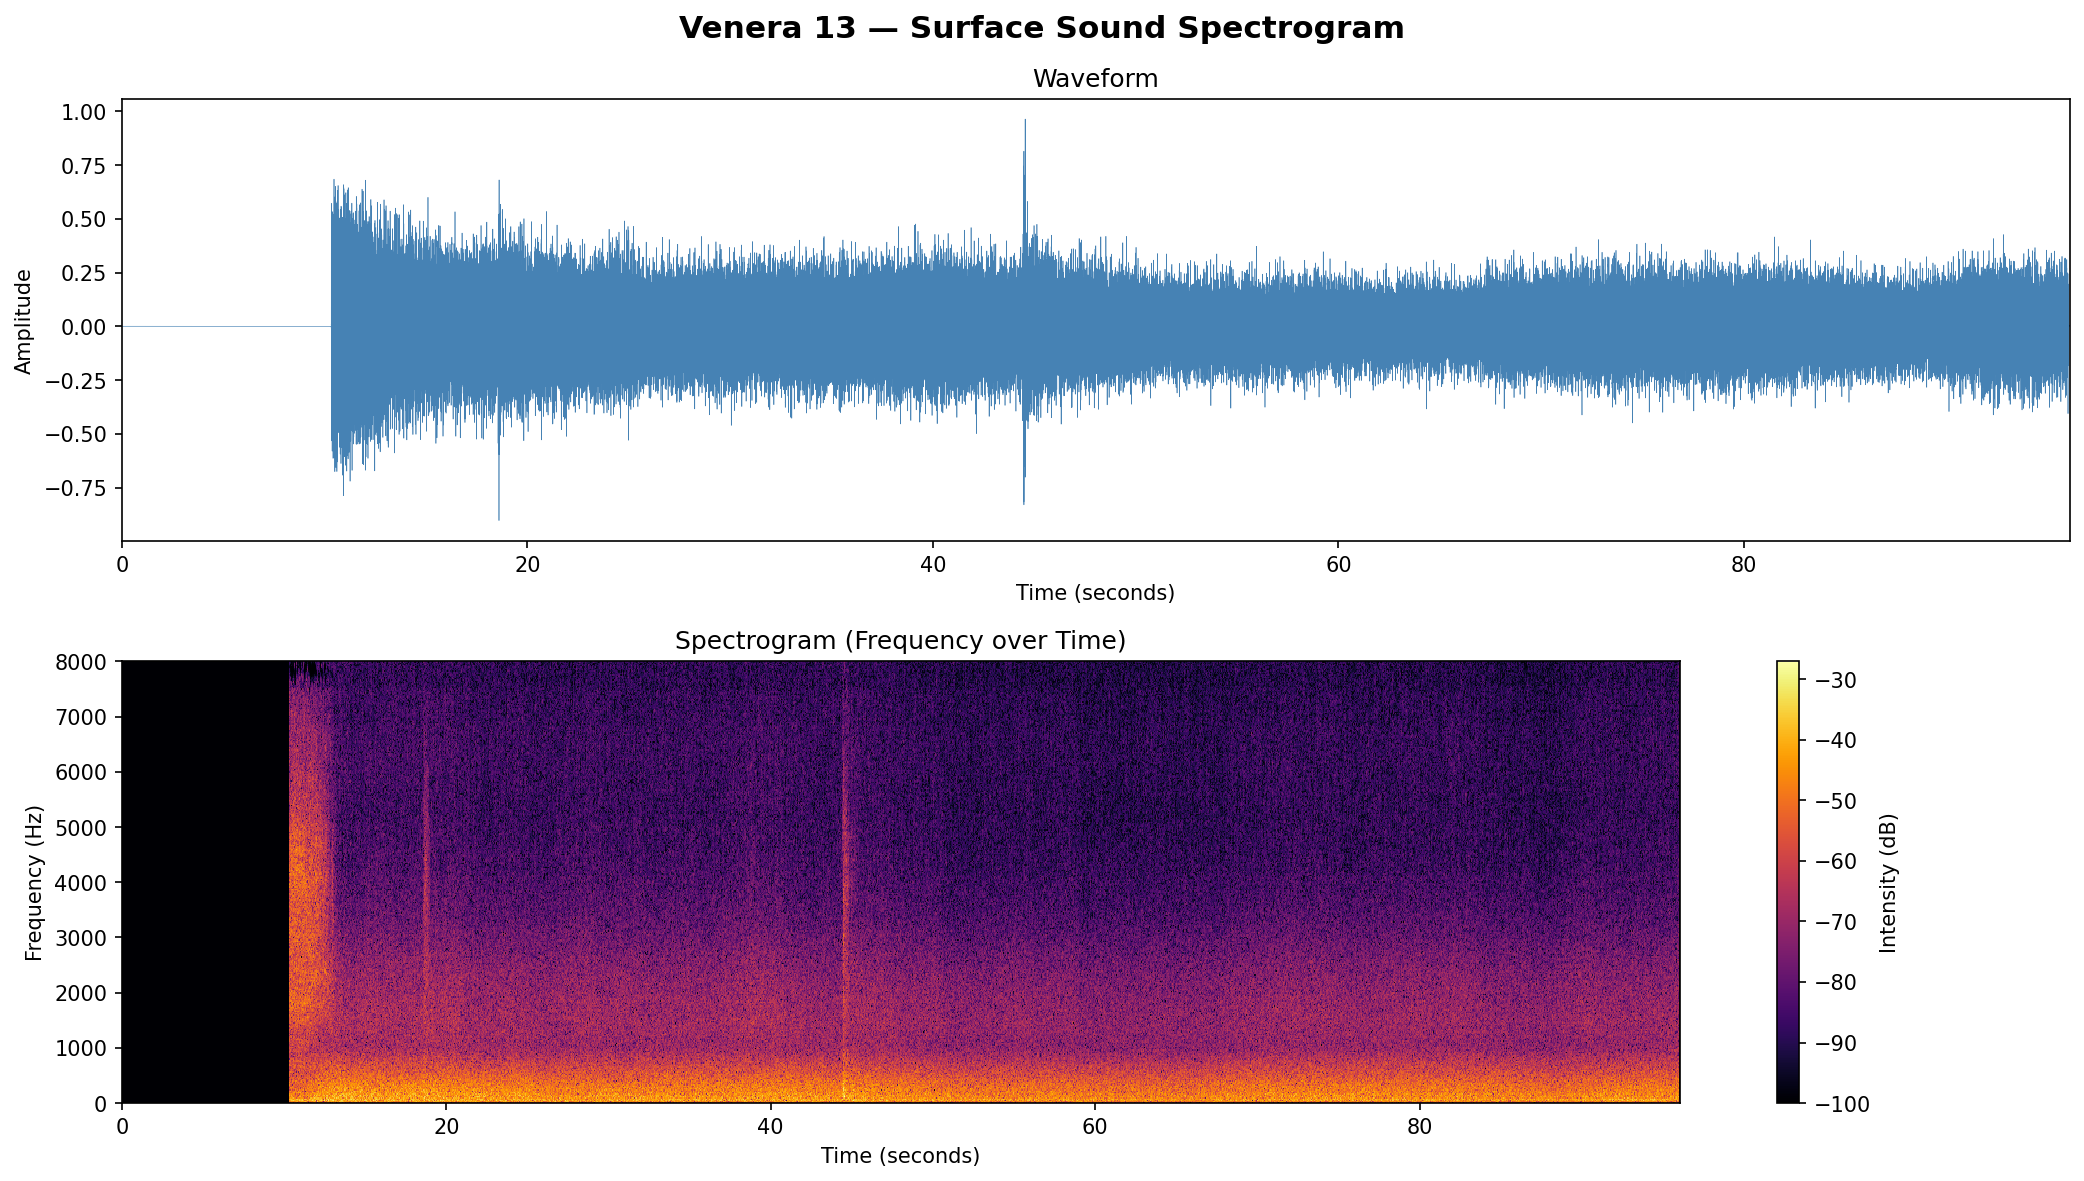

Python code for this plot:
"""
Venera 13 Sound - Spectrogram Analyzer (FIXED)
===============================================
Fixes applied:
  1. Raw string r"..." on Windows path to avoid escape sequence warning
  2. Replaced shading="gouraud" with shading="auto" to prevent memory error
  3. Downsampled spectrogram for large/long audio files
  4. AUTO-DETECT int16 vs int32 dtype — captured BEFORE stereo mean conversion
     (audio.mean() on stereo changes dtype to float64, losing original info)
"""

import numpy as np
import matplotlib.pyplot as plt
from scipy import signal
from scipy.io import wavfile

# ── 1. LOAD the .wav file ──────────────────────────────────────────────────────
wav_path = r"C:\python3_13\Venera13 Sound.wav"

sample_rate, audio = wavfile.read(wav_path)
print(f"Sample rate : {sample_rate} Hz")
print(f"Duration    : {len(audio) / sample_rate:.2f} seconds")
print(f"Channels    : {'Stereo' if audio.ndim == 2 else 'Mono'}")
print(f"Data type   : {audio.dtype}")

# ── 2. CAPTURE dtype BEFORE any conversion ────────────────────────────────────
# IMPORTANT: must be here — audio.mean() on stereo changes dtype to float64
orig_dtype = audio.dtype
print(f"Divisor used    : {np.iinfo(orig_dtype).max}")

# ── 3. CONVERT to mono if stereo ──────────────────────────────────────────────
if audio.ndim == 2:
    audio = audio.mean(axis=1)
    print("Converted stereo to mono.")

# ── 4. NORMALIZE using saved orig_dtype ───────────────────────────────────────
# int16 max = 32,767  |  int32 max = 2,147,483,647
audio = audio.astype(np.float32) / np.iinfo(orig_dtype).max
print(f"Max amplitude   : {np.abs(audio).max():.4f}")

# ── 5. COMPUTE spectrogram ────────────────────────────────────────────────────
frequencies, times, spec = signal.spectrogram(
    audio,
    fs=sample_rate,
    nperseg=2048,
    noverlap=1024
)

# Downsample time axis to max 2000 columns to avoid memory error
MAX_TIME_COLS = 2000
if spec.shape[1] > MAX_TIME_COLS:
    step = spec.shape[1] // MAX_TIME_COLS
    spec  = spec[:, ::step]
    times = times[::step]
    print(f"Downsampled spectrogram to {spec.shape[1]} time columns.")

# Convert to dB scale
spec_db = 10 * np.log10(spec + 1e-10)

# ── 6. PLOT ───────────────────────────────────────────────────────────────────
duration = len(audio) / sample_rate
t = np.linspace(0, duration, len(audio))

fig, axes = plt.subplots(2, 1, figsize=(14, 8))
fig.suptitle("Venera 13 — Surface Sound Spectrogram", fontsize=15, fontweight="bold")

# Top: Waveform
axes[0].plot(t, audio, color="steelblue", linewidth=0.3)
axes[0].set_title("Waveform")
axes[0].set_xlabel("Time (seconds)")
axes[0].set_ylabel("Amplitude")
axes[0].set_xlim(0, duration)

# Bottom: Spectrogram
img = axes[1].pcolormesh(
    times, frequencies, spec_db,
    shading="auto",
    cmap="inferno"
)
axes[1].set_title("Spectrogram (Frequency over Time)")
axes[1].set_xlabel("Time (seconds)")
axes[1].set_ylabel("Frequency (Hz)")
axes[1].set_ylim(0, 8000)
fig.colorbar(img, ax=axes[1], label="Intensity (dB)")

plt.tight_layout()
output_path = r"C:\python3_13\venera13_spectrogram.png"
plt.savefig(output_path, dpi=150, bbox_inches="tight")
print(f"\nSaved: {output_path}")
